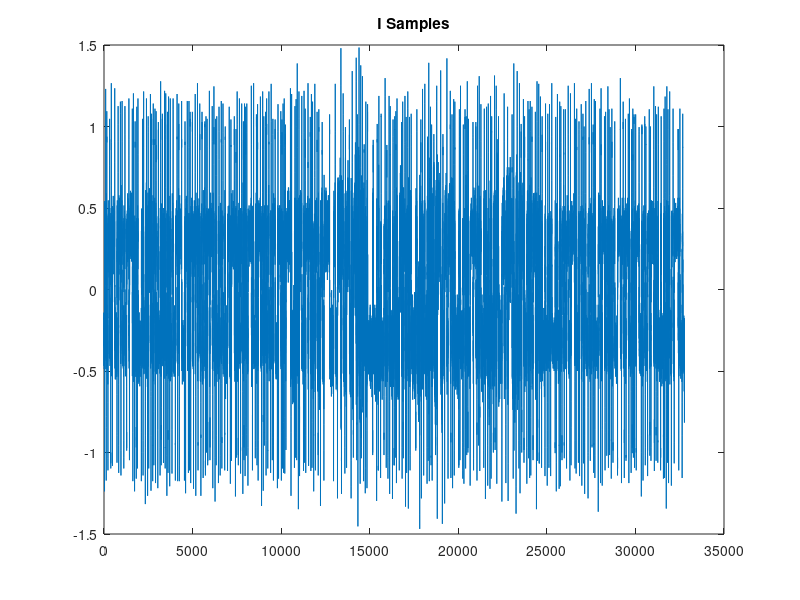
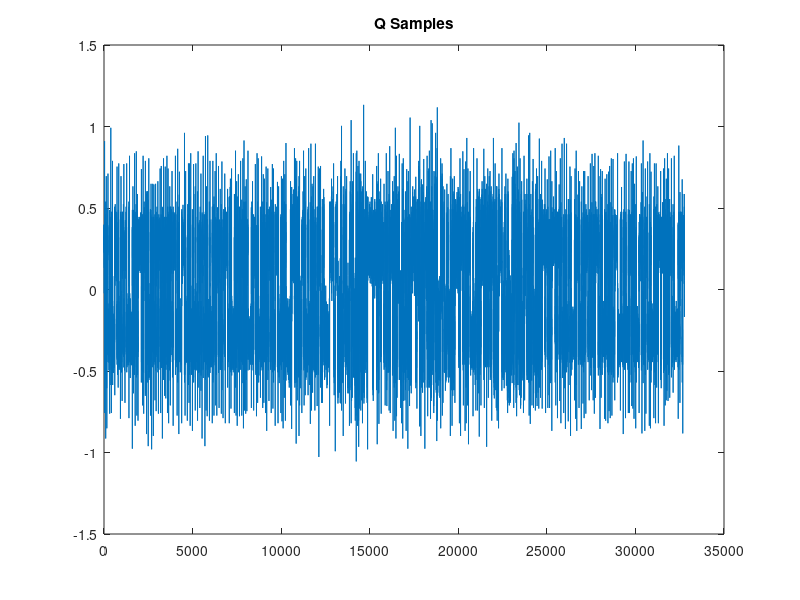
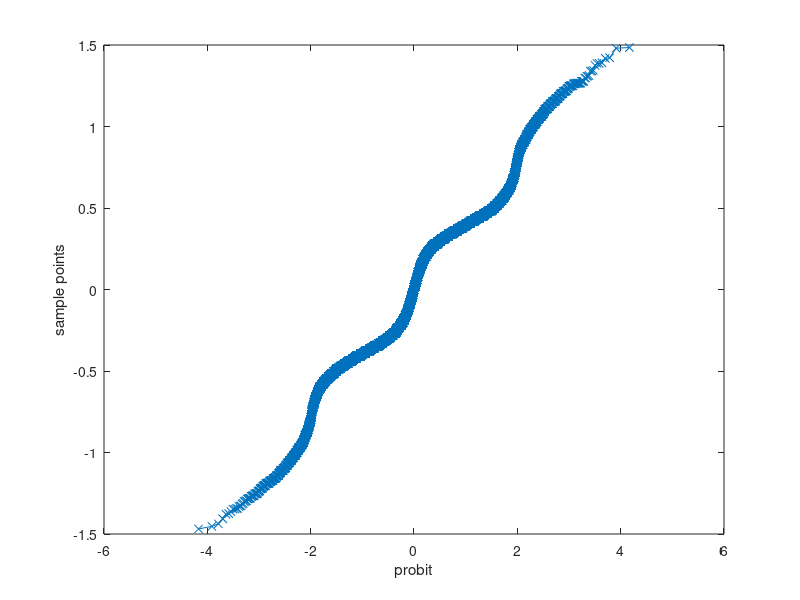

Recreate these plots in MATLAB, in order. (Note: this script raises an error after producing the figures.)
%% Sample acquisition visualization
% Author: Winston Wang
% email: wangston@umich.edu
% 12/13/23
addpath('..\..\..\..\fp_emulator\')
addpath('..\..\..\..\\')
clearvars; close all; clc;

%% Plot the samples

% Read data
% format depends on CPU Data Format Specification
% https://files.ettus.com/manual/page_configuration.html 
fid = fopen("usrp_samples.prmbl.dat");
data = fread(fid, [2, inf], 'int16');
fclose(fid);
%data is 2x#samples captured. I corresponds to the first row, Q second
%The binary file format is simply a single line with I and Q alternating
%e.g I1 Q1 I2 Q2 I3 Q3...

d = (data(1,:)+j*data(2,:))*2^-8; %dest fixed point is 16,8
N_w = length(d); %length of window

figure(); grid on;
plot(real(d));
title("I Samples");

figure(); grid on;
plot(imag(d));
title("Q Samples");

% figure();
% plot(1/length(fft(d)) * abs(fft(d)).^2);

figure();
qqplot(real(d)); %see if its just noise
%% Processing 
% read preamble
fid = fopen("../../../matlab/mlsr/preamble.mem");
preamble_bits = fscanf(fid, '%1d')';
fclose(fid);

prmbl_amp = (1-2^-15);
prmbl_samps = repelem(2*(preamble_bits-.5)*prmbl_amp,32);
N_prmbl = length(prmbl_samps);

% cross correllation
[r,lags] = xcorr(d,prmbl_samps); %Turns out matlab implements xcorr in the with the order of arguments reversed
%second ardument of xcorr is conjugated and dragged
% xcorr([1],[1,1,1]) %to understand xcorr

figure(); grid on; hold on;
r_mag = abs(r);
plot(lags,r_mag/N_w);
title("xcorr mag");

[~,max_idx] = max(abs(r));
scatter(lags(max_idx),r_mag(max_idx)/N_w);
%t_hat is how much longer it takes pramble after start. For correct
%operation, should be -4 (src datapath takes 4 cycles)
D_hat = lags(max_idx);
if D_hat > 0
    N_samps_cap = (N_w - D_hat); %normalization of r with windowing
elseif D_hat < N_w - N_prmbl
    N_samps_cap = (N_prmbl+D_hat);
else
    N_samps_cap = N_w;
end

h_hat = r(max_idx)/(N_samps_cap * prmbl_amp^2);
h_hat_mag = abs(h_hat)
phi_hat = angle(h_hat)

D_comp = D_hat + 4; %dest start time is D_comp +src start
if D_comp < 0
    dest_delay = -D_comp
    src_delay = 0
else
    dest_delay = 0
    src_delay = D_comp
end

dest_ch_eq_re=shift_fp(cos(angle(h_hat))/abs(h_hat),0,14,11);
dest_ch_eq_im=shift_fp(sin(angle(h_hat))/abs(h_hat),0,14,11);

dest_ch_eq_re_bit=dec2bin_str(dest_ch_eq_re,14,11,1)
dest_ch_eq_im_bit=dec2bin_str(dest_ch_eq_im,14,11,1)

x_hat = d * 1/h_hat; %should match preamble

%% Noise estimation
fid = fopen("usrp_samples.noise.dat");
data = fread(fid, [2, inf], 'int16');
fclose(fid);
%data is 2x#samples captured. I corresponds to the first row, Q second
%The binary file format is simply a single line with I and Q alternating
%e.g I1 Q1 I2 Q2 I3 Q3...

d_noise = (data(1,:)+j*data(2,:))*2^-8; %dest fixed point is 16,8
n_var = var(d_noise)


esn0 = 10*log10((h_hat_mag)^2/(n_var*2))

%% Plot the samples
% addpath('..\..\..\..\fp_emulator\')
% addpath('..\..\..\..\\')
% clearvars; close all; clc;
% 
% % Read data
% % format depends on CPU Data Format Specification
% % https://files.ettus.com/manual/page_configuration.html 
% fid = fopen("usrp_samples.wired.noise.dat");
% data = fread(fid, [2, inf], 'int16');
% fclose(fid);
% %data is 2x#samples captured. I corresponds to the first row, Q second
% %The binary file format is simply a single line with I and Q alternating
% %e.g I1 Q1 I2 Q2 I3 Q3...
% 
% d = (data(1,:)+j*data(2,:))*2^-8; %dest fixed point is 16,8
% N_w = length(d); %length of window
% 
% figure(); grid on;
% plot(real(d));
% title("I Samples");
% 
% figure(); grid on;
% plot(imag(d));
% title("Q Samples");
% 
% % figure();
% % plot(1/length(fft(d)) * abs(fft(d)).^2);
% 
% figure();
% qqplot(real(d)); %see if its just noise
% 
% % point estimate of variance-assume noise in I and j have same variance
% var_hat = var(d);

% 
% %%
% plot(real(d))
% hold on
% %plot(prmbl_samps)
